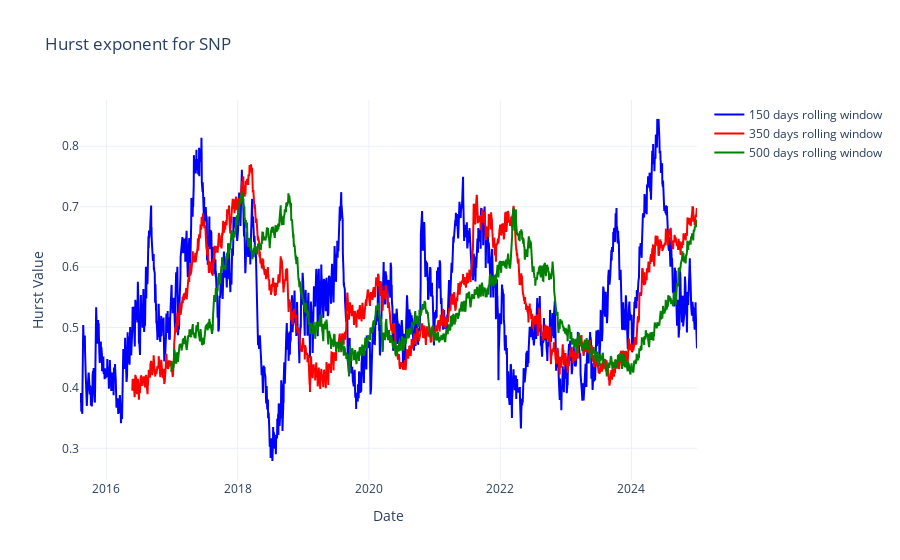

The code cell stored with this chart in its notebook:
### Code cell
# Compute rolling Hurst

def compute_rolling_hurst(df, window, col='log_returns', lag=0):
    hurst_values = []
    times = []
    
    # Loop through the DataFrame using the rolling window
    for i in range(window - 1, len(df), lag+1):
        # Extract the window slice from the series
        window_series = df[col].iloc[i - window + 1 : i + 1: lag+1]
        # Compute the Hurst exponent using the 'change' method and simplified calculation
        h, c, data = compute_Hc(window_series, kind='change', simplified=True)
        
        hurst_values.append(h)
        times.append(df.index[i])
    
    # Create and return a new DataFrame with the computed Hurst exponents
    result_df = pd.DataFrame({'hurst': hurst_values}, index=times)
    return result_df

hurst_window150_lag0 = compute_rolling_hurst(SNP, window=150, col='log_returns', lag=0)
hurst_window350_lag0 = compute_rolling_hurst(SNP, window=350, col='log_returns', lag=0)
hurst_window500_lag0 = compute_rolling_hurst(SNP, window=500, col='log_returns', lag=0)

fig = go.Figure()
fig.add_trace(go.Scatter(
    x=hurst_window150_lag0.index,
    y=hurst_window150_lag0["hurst"],
    mode='lines',
    name='150 days rolling window',
    line=dict(color='blue')
))
fig.add_trace(go.Scatter(
    x=hurst_window350_lag0.index,
    y=hurst_window350_lag0["hurst"],
    mode='lines',
    name='350 days rolling window',
    line=dict(color='red')
))
fig.add_trace(go.Scatter(
    x=hurst_window500_lag0.index,
    y=hurst_window500_lag0["hurst"],
    mode='lines',
    name='500 days rolling window',
    line=dict(color='green')
))
fig.update_layout(
    title=f"Hurst exponent for SNP",
    xaxis_title="Date",
    yaxis_title="Hurst Value",
    template="plotly_white"
)

### Figure 1 — Plotly figure (JSON) as saved in the notebook; plotly's stock layout.template omitted (floating-point values rounded to 4 significant figures; data arrays with more than 128 entries replaced by an {"elided": "..."} marker saying what was removed)
{"data": [{"line": {"color": "blue"}, "mode": "lines", "name": "150 days rolling window", "type": "scatter", "x": {"elided": "2366 str values"}, "y": {"elided": "2366 float values"}}, {"line": {"color": "red"}, "mode": "lines", "name": "350 days rolling window", "type": "scatter", "x": {"elided": "2166 str values"}, "y": {"elided": "2166 float values"}}, {"line": {"color": "green"}, "mode": "lines", "name": "500 days rolling window", "type": "scatter", "x": {"elided": "2016 str values"}, "y": {"elided": "2016 float values"}}], "layout": {"title": {"text": "Hurst exponent for SNP"}, "xaxis": {"title": {"text": "Date"}}, "yaxis": {"title": {"text": "Hurst Value"}}}}
